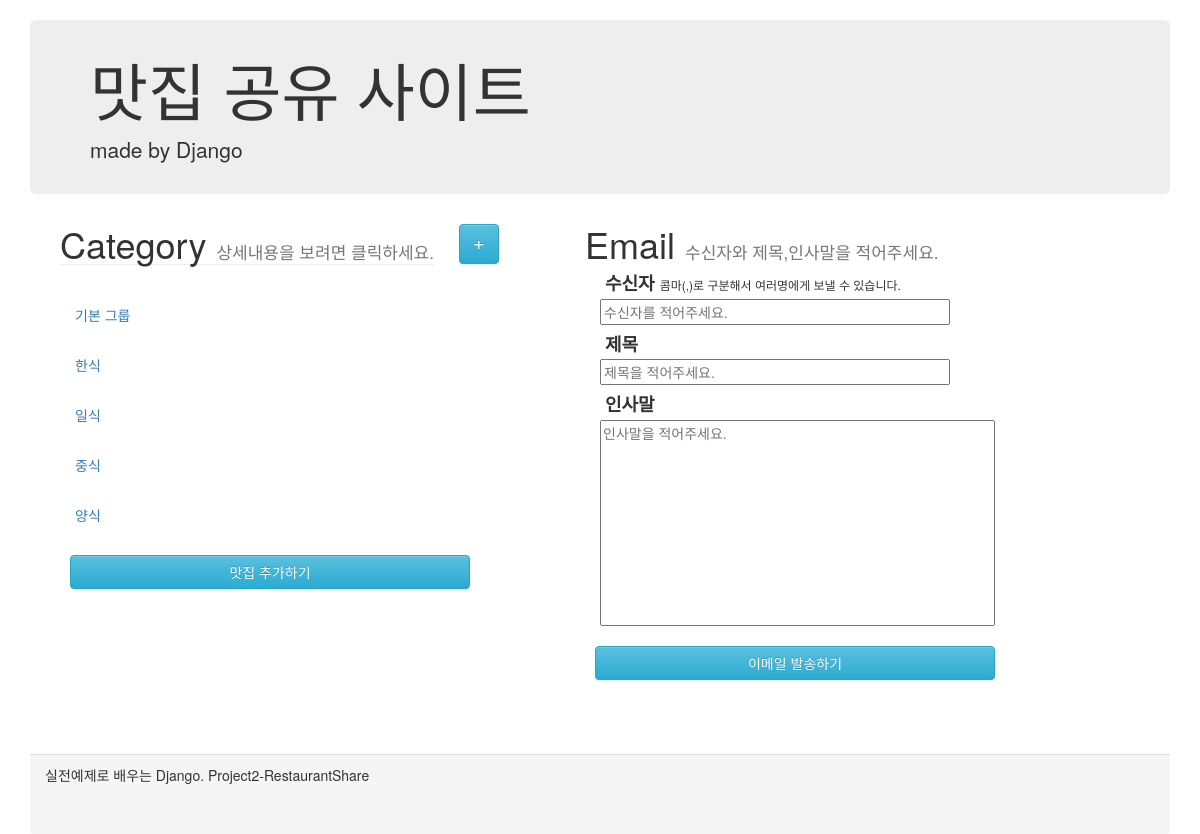
The page / on the database its author committed.
### shareRes/models.py (models this page shows)
class Category(models.Model):
	category_name = models.CharField(max_length = 100)

### shareRes/views.py (the view)
# urls.py: path('', views.index, name='index'),
def index(request):
	categories = Category.objects.all()
	restaurant = Restaurant.objects.all()
	content = {'categories':categories, 'restaurants':restaurant}
	return render(request, 'shareRes/index.html', content)

### shareRes/templates/shareRes/index.html (shortened to what this page needs)
<html lang="en">
<head>
    <link rel="stylesheet" href="https://maxcdn.bootstrapcdn.com/bootstrap/3.3.2/css/bootstrap.min.css">
    <link rel="stylesheet" href="https://maxcdn.bootstrapcdn.com/bootstrap/3.3.2/css/bootstrap-theme.min.css">
</head>
<body>
    <div class="container">
        <div class="header">
            <div class="jumbotron">
                <h1>맛집 공유 사이트</h1>
                <p>made by Django</p>
            </div>
        </div>
        <div class="content">
            <div class="row">
                <form action="./sendEmail/send/" method="POST" onsubmit="return emailCheckForm();"> {% csrf_token %}
                    <div class="restaurantInfoDiv ">
                        <div class="row">
                            <div class="infoHeaderDiv">
                                <h1>Category <small class="subTitle">상세내용을 보려면 클릭하세요.</small></h1>
                            </div>
                            <div class="categoryAddDiv">
                                    <a href="categoryCreate/" class="categoryAddBtn btn btn-info" role="button">+</a>
                            </div>
                        </div>
                        <ul class="restaurantListDiv nav nav-pills nav-stacked">
                            {% for category in categories %}
                            <li class="category deactive">{{ category.category_name }}</li>
                            {% endfor %}
                        </ul>
                        <a href="restaurantCreate/" class="sendBtn btn btn-info" role="button">맛집 추가하기</a>
                    </div>
                    <div class="emailDiv">
                        <div class="emailHeaderDiv">
                            <h1>Email <small class="subTitle">수신자와 제목,인사말을 적어주세요.</small></h1>
                        </div>
                        <div class="emailContentGroup">
                            <div class="emailContentHeader">
                                <h4>수신자 <span class="inputReceiverSub">콤마(,)로 구분해서 여러명에게 보낼 수 있습니다.</span></h4>
                                <input class="inputReceiver" name="inputReceiver" id="inputReceiver" type="text" placeholder="수신자를 적어주세요."/><br/>
                            </div>
                            <div class="emailContentHeader">
                                <h4>제목</h4>
                                <input class="inputTitle" name="inputTitle" id="inputTitle" type="text" placeholder="제목을 적어주세요."/><br/>
                            </div>
                            <div class="emailContent">
                                <h4>인사말</h4>
                                <textarea class="inputContent" name="inputContent" id="inputContent" cols="50" rows="10" placeholder="인사말을 적어주세요."></textarea>
                            </div>
                        </div>
                        <div>
                            <input type="submit" class="sendBtn btn btn-info" role="button" value="이메일 발송하기"/>
                        </div>
                    </div>
                </form>
            </div>
        </div>
        <div class="panel-footer">
            실전예제로 배우는 Django. Project2-RestaurantShare
        </div>
    </div>
</body>
</html>

### shareRes/templates/shareRes/index.html (style rules this page uses)
.container { margin-top: 20px; }
.jumbotron { padding-top:15px; padding-bottom:15px; }
.content { min-height: 60%; margin: auto; }
.row { margin:0; padding:0; }
.subTitle { font-size:17px; }
.restaurantInfoDiv { margin-left:30px; float:left; }
.infoHeaderDiv { border-bottom: 1px solid #eee; float:left; }
.infoHeaderDiv h1 { margin:0; }
.categoryAddDiv { float:left; margin-left:25px; }
.categoryAddBtn { height: 40px; width: 40px; font-size:20px; padding:3px; }
.restaurantListDiv { margin-top: 25px; width: 500px; }
a { text-decoration: none; }
.deactive { color: #337ab7; background-color: #fff; }
.category { position: relative; display: block; cursor: pointer; border-radius: 4px; padding: 10px 15px; margin-top: 5px; margin-bottom: 10px; }
.emailDiv { float:left; margin-left:25px; }
.emailContentGroup { margin:5px; }
.emailHeaderDiv h1 { margin:0; }
.sendBtn { width: 400px; margin: 10px; }
.emailContentGroup h4 { font-weight: bold; margin:5px; }
.emailContentHeader { margin: 10px; }
.emailContent { margin: 10px; }
.inputReceiver { width: 350px; }
.inputReceiverSub { font-size: 12px; font-weight: 100; }
.inputTitle { width: 350px; }
.inputContent { resize: none; }
.panel-footer { margin-top: 50px; height: 10%; }

### rows shown on the page
Category: category_name "기본 그룹"
Category: category_name "한식"
Category: category_name "일식"
Category: category_name "중식"
Category: category_name "양식"
